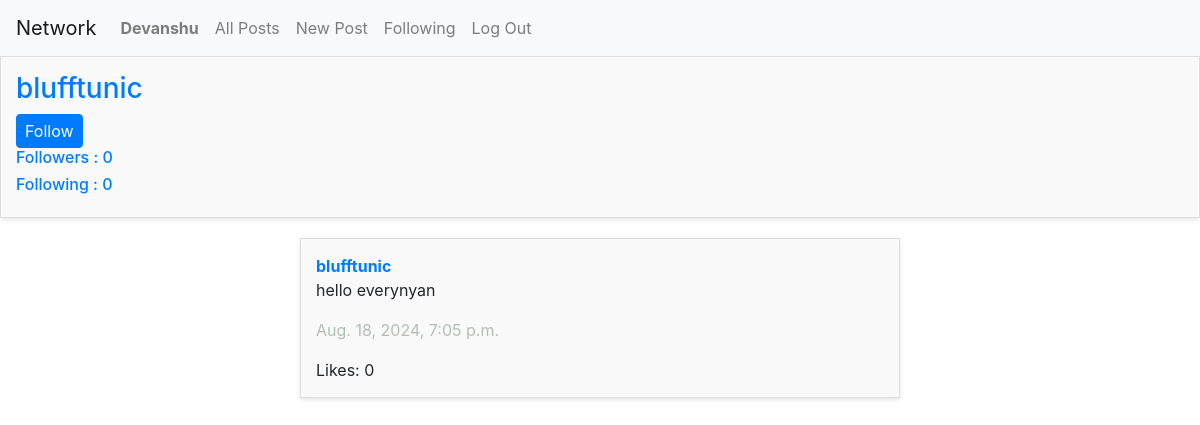
Page /profile/2/ (signed in) on the earlier database version.
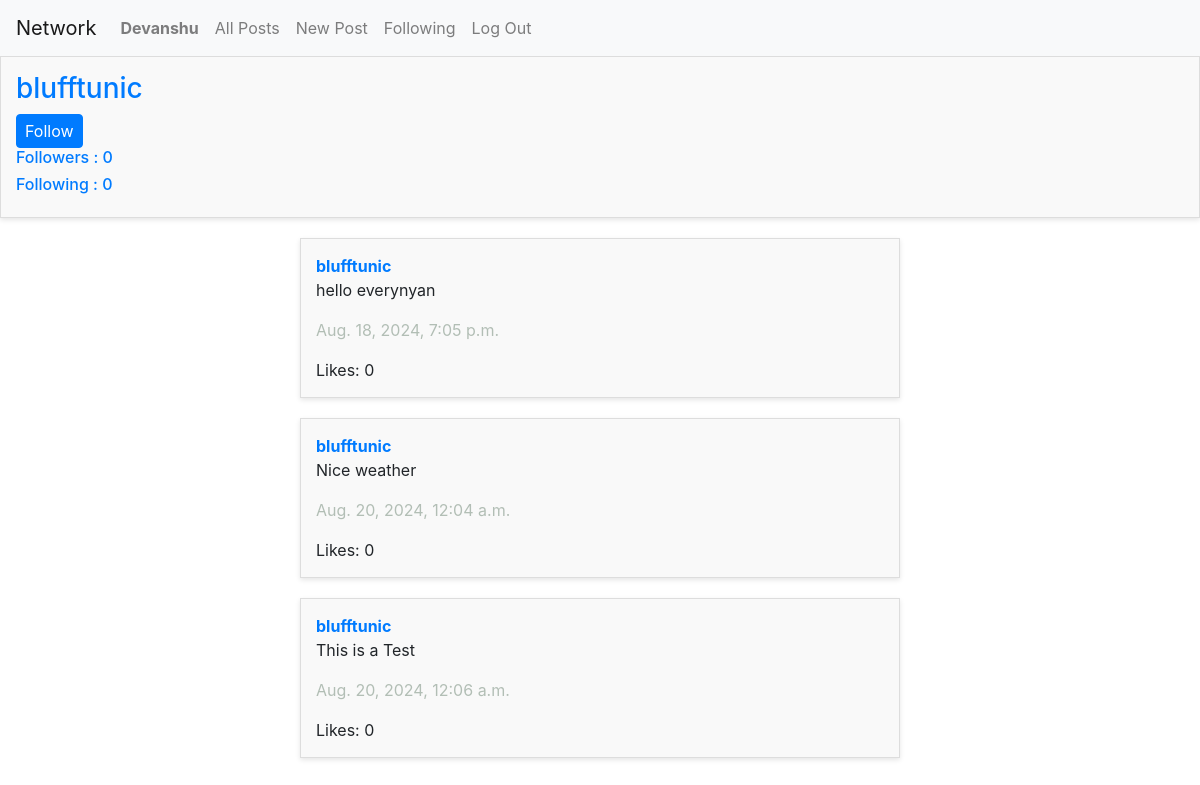
Same page on the later database version.
### network/models.py (models this page shows, shortened)
class Post(models.Model):
    user = models.ForeignKey(User, on_delete=models.CASCADE, related_name="userpost")
    text = models.TextField()
    likes = models.IntegerField(blank=True, null=True)
    timestamp = models.DateTimeField(auto_now_add=True)

class User(AbstractUser):
    followers = models.IntegerField(blank=True, null=True)
    following = models.IntegerField(blank=True, null=True)

### network/views.py (the view)
# urls.py: path("profile/<int:user_id>/", views.profile_page, name="profile_page"),
def profile_page(request, user_id):
    profile_user = User.objects.get(pk=user_id)
    current_user = request.user
    posts = Post.objects.filter(user=profile_user)
    followers = Following.objects.filter(following = profile_user).count()
    followings = Following.objects.filter(user = current_user).count()
    is_following = Following.objects.filter(user=current_user, following=profile_user).exists()
    return render(request, 'network/profile.html', {
        "profile":profile_user,
        "posts":posts,
        "is_following":is_following,
        "followers" : followers,
        "followings": followings,
    })

### network/templates/network/profile.html (shortened to what this page needs)
{% extends 'network/layout.html' %}
{% block body %}
    <div id="post">
        <div id="user">
            <h3>{{ profile }}</h3>
            {% if user.is_authenticated and request.user != profile %}
                <button class="btn btn-primary py-1 px-2 ms-auto" id="followButton">
                    {% if is_following %}
                        Unfollow
                    {% else %}
                        Follow
                    {% endif %}
                </button>
            {% endif %}
            <h6>Followers : {{ followers }}</h6>
            <h6>Following : {{ followings }}</h6>
        </div>
    </div>
    <div id="posts">
        {% for post in posts %}
            <div id="post">
                <a href="{% url 'profile_page' user_id=post.user.id %}" id="user"><strong>{{ post.user }}</strong></a>
                <br>
                <p>{{ post.text }}</p>
                <p id="timestamp">{{ post.timestamp }}</p>
                Likes: {{ post.likes }}
            </div>
        {% endfor %}
    </div>
{% endblock %}

Differences in the rows shown:
added Post: user "blufftunic", text "Nice weather", timestamp "Aug. 20, 2024, 12:04 a.m.", likes "0"
added Post: user "blufftunic", text "This is a Test", timestamp "Aug. 20, 2024, 12:06 a.m.", likes "0"
